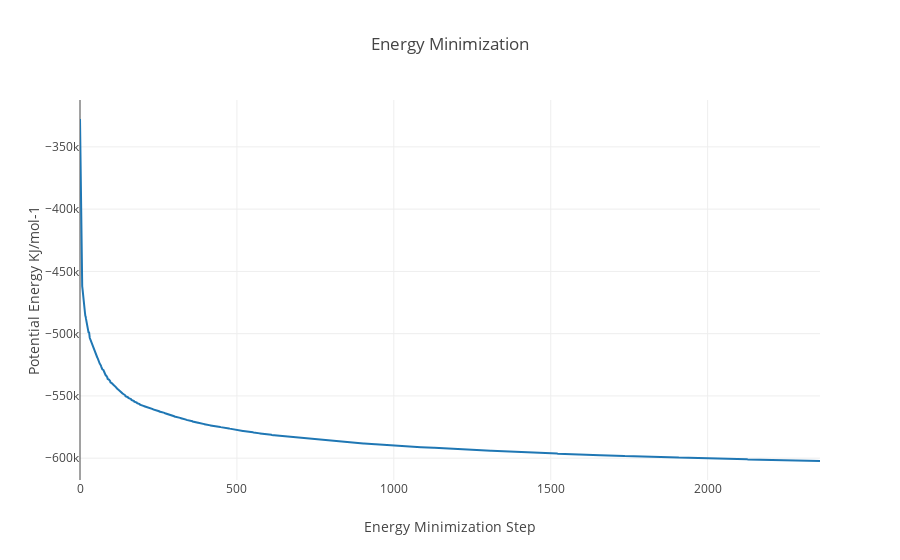

Write notebook code for a chart like this one.
### Markdown cell above
Visualize generated energy file in plotly:

### Code cell
import plotly
import plotly.graph_objs as go

#Read data from file and filter energy values higher than 1000 Kj/mol^-1
with open(output_min_ene_xvg,'r') as energy_file:
    x,y = map(
        list,
        zip(*[
            (float(line.split()[0]),float(line.split()[1]))
            for line in energy_file 
            if not line.startswith(("#","@")) 
            if float(line.split()[1]) < 1000 
        ])
    )

plotly.offline.init_notebook_mode(connected=True)

fig = {
    "data": [go.Scatter(x=x, y=y)],
    "layout": go.Layout(title="Energy Minimization",
                        xaxis=dict(title = "Energy Minimization Step"),
                        yaxis=dict(title = "Potential Energy KJ/mol-1")
                       )
}

plotly.offline.iplot(fig)

### Figure 1 — Plotly figure (JSON) as saved in the notebook; plotly's stock layout.template omitted (floating-point values rounded to 4 significant figures; data arrays with more than 128 entries replaced by an {"elided": "..."} marker saying what was removed)
{"data": [{"type": "scatter", "uid": "35cce87e-0e89-46fd-963c-0961ffc0cbd6", "x": {"elided": "1867 int values"}, "y": {"elided": "1867 float values"}}], "layout": {"title": {"text": "Energy Minimization"}, "xaxis": {"title": {"text": "Energy Minimization Step"}}, "yaxis": {"title": {"text": "Potential Energy KJ/mol-1"}}}}
